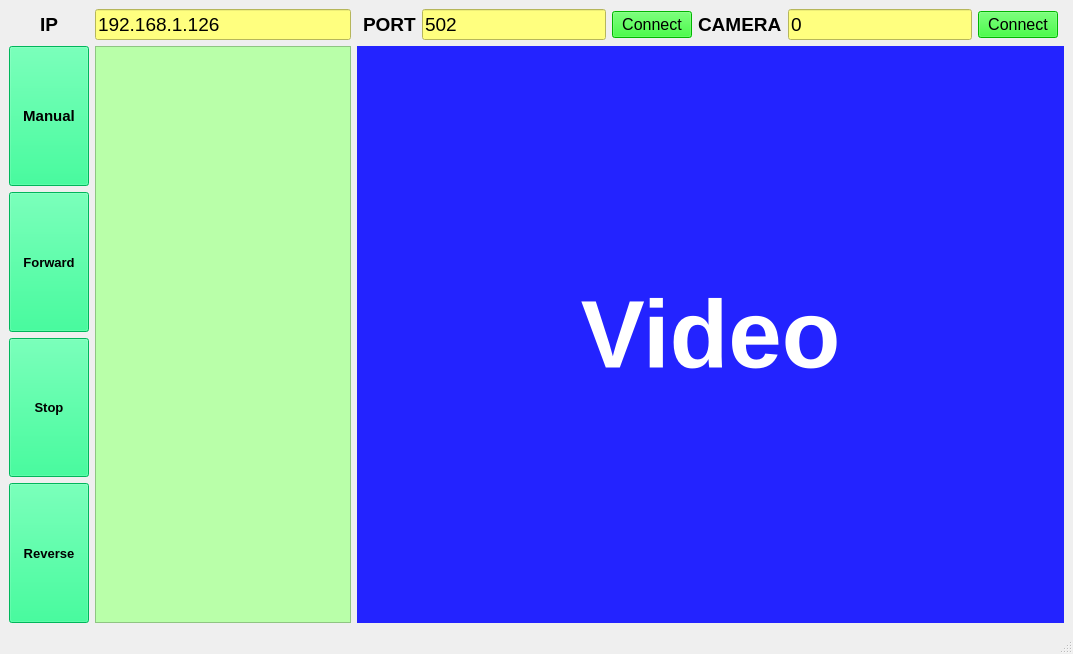
<?xml version="1.0" encoding="UTF-8"?>
<ui version="4.0">
 <class>Window</class>
 <widget class="QMainWindow" name="Window">
  <property name="windowModality">
   <enum>Qt::ApplicationModal</enum>
  </property>
  <property name="geometry">
   <rect>
    <x>0</x>
    <y>0</y>
    <width>1073</width>
    <height>654</height>
   </rect>
  </property>
  <property name="sizePolicy">
   <sizepolicy hsizetype="Expanding" vsizetype="Expanding">
    <horstretch>0</horstretch>
    <verstretch>0</verstretch>
   </sizepolicy>
  </property>
  <property name="minimumSize">
   <size>
    <width>1000</width>
    <height>500</height>
   </size>
  </property>
  <property name="windowTitle">
   <string>PLC Controls</string>
  </property>
  <property name="windowIcon">
   <iconset>
    <normaloff>../../moto/motor/android/app/src/main/res/mipmap-hdpi/ic_launcher.png</normaloff>../../moto/motor/android/app/src/main/res/mipmap-hdpi/ic_launcher.png</iconset>
  </property>
  <property name="styleSheet">
   <string notr="true"/>
  </property>
  <widget class="QWidget" name="centralwidget">
   <property name="minimumSize">
    <size>
     <width>1006</width>
     <height>0</height>
    </size>
   </property>
   <layout class="QGridLayout" name="gridLayout">
    <item row="0" column="9">
     <widget class="QPushButton" name="CAMERA_CONNECT">
      <property name="font">
       <font>
        <pointsize>12</pointsize>
       </font>
      </property>
      <property name="cursor">
       <cursorShape>PointingHandCursor</cursorShape>
      </property>
      <property name="styleSheet">
       <string notr="true">background-color: rgb(0, 255, 0);
color: rgb(0, 0, 0);</string>
      </property>
      <property name="text">
       <string>Connect</string>
      </property>
     </widget>
    </item>
    <item row="0" column="5">
     <widget class="QLineEdit" name="PORT">
      <property name="font">
       <font>
        <pointsize>14</pointsize>
       </font>
      </property>
      <property name="styleSheet">
       <string notr="true">background-color: rgb(255, 255, 127);
color: rgb(0, 0, 0);</string>
      </property>
      <property name="text">
       <string>502</string>
      </property>
     </widget>
    </item>
    <item row="0" column="8">
     <widget class="QLineEdit" name="CAMERA">
      <property name="font">
       <font>
        <pointsize>14</pointsize>
       </font>
      </property>
      <property name="styleSheet">
       <string notr="true">background-color: rgb(255, 255, 127);
color: rgb(0, 0, 0);</string>
      </property>
      <property name="text">
       <string>0</string>
      </property>
     </widget>
    </item>
    <item row="2" column="2" rowspan="4">
     <widget class="QTextEdit" name="SHOW_TEXT">
      <property name="styleSheet">
       <string notr="true">background-color: rgb(185, 255, 169);</string>
      </property>
     </widget>
    </item>
    <item row="0" column="6">
     <widget class="QPushButton" name="IP_CONNECT">
      <property name="font">
       <font>
        <pointsize>12</pointsize>
       </font>
      </property>
      <property name="cursor">
       <cursorShape>PointingHandCursor</cursorShape>
      </property>
      <property name="styleSheet">
       <string notr="true">background-color: rgb(0,255, 0);
color: rgb(0, 0, 0);</string>
      </property>
      <property name="text">
       <string>Connect</string>
      </property>
     </widget>
    </item>
    <item row="0" column="4">
     <widget class="QLabel" name="label_3">
      <property name="font">
       <font>
        <pointsize>14</pointsize>
        <weight>75</weight>
        <bold>true</bold>
       </font>
      </property>
      <property name="text">
       <string>PORT</string>
      </property>
     </widget>
    </item>
    <item row="5" column="0">
     <widget class="QPushButton" name="Reverse">
      <property name="sizePolicy">
       <sizepolicy hsizetype="Preferred" vsizetype="Preferred">
        <horstretch>0</horstretch>
        <verstretch>0</verstretch>
       </sizepolicy>
      </property>
      <property name="sizeIncrement">
       <size>
        <width>0</width>
        <height>0</height>
       </size>
      </property>
      <property name="baseSize">
       <size>
        <width>0</width>
        <height>0</height>
       </size>
      </property>
      <property name="font">
       <font>
        <pointsize>10</pointsize>
        <weight>75</weight>
        <bold>true</bold>
       </font>
      </property>
      <property name="cursor">
       <cursorShape>PointingHandCursor</cursorShape>
      </property>
      <property name="layoutDirection">
       <enum>Qt::LeftToRight</enum>
      </property>
      <property name="styleSheet">
       <string notr="true">background-color: rgb(0, 255, 127);
color: rgb(0, 0, 0);</string>
      </property>
      <property name="text">
       <string>Reverse</string>
      </property>
      <property name="iconSize">
       <size>
        <width>9</width>
        <height>13</height>
       </size>
      </property>
     </widget>
    </item>
    <item row="2" column="3" rowspan="4" colspan="8">
     <widget class="QLabel" name="camera">
      <property name="font">
       <font>
        <pointsize>72</pointsize>
        <weight>75</weight>
        <bold>true</bold>
       </font>
      </property>
      <property name="styleSheet">
       <string notr="true">background-color: rgb(35, 35, 255);
color: rgb(255, 255, 255);</string>
      </property>
      <property name="text">
       <string>Video</string>
      </property>
      <property name="alignment">
       <set>Qt::AlignCenter</set>
      </property>
     </widget>
    </item>
    <item row="0" column="0">
     <widget class="QLabel" name="label_ip">
      <property name="font">
       <font>
        <pointsize>14</pointsize>
        <weight>75</weight>
        <bold>true</bold>
       </font>
      </property>
      <property name="text">
       <string>IP</string>
      </property>
      <property name="alignment">
       <set>Qt::AlignCenter</set>
      </property>
     </widget>
    </item>
    <item row="0" column="7">
     <widget class="QLabel" name="label_2">
      <property name="font">
       <font>
        <pointsize>14</pointsize>
        <weight>75</weight>
        <bold>true</bold>
       </font>
      </property>
      <property name="text">
       <string>CAMERA</string>
      </property>
     </widget>
    </item>
    <item row="0" column="2">
     <widget class="QLineEdit" name="IP">
      <property name="font">
       <font>
        <pointsize>14</pointsize>
       </font>
      </property>
      <property name="styleSheet">
       <string notr="true">background-color: rgb(255, 255, 127);
color: rgb(0, 0, 0);</string>
      </property>
      <property name="inputMask">
       <string/>
      </property>
      <property name="text">
       <string>192.168.1.126</string>
      </property>
     </widget>
    </item>
    <item row="4" column="0">
     <widget class="QPushButton" name="Stop">
      <property name="sizePolicy">
       <sizepolicy hsizetype="Preferred" vsizetype="Preferred">
        <horstretch>0</horstretch>
        <verstretch>0</verstretch>
       </sizepolicy>
      </property>
      <property name="font">
       <font>
        <pointsize>10</pointsize>
        <weight>75</weight>
        <bold>true</bold>
       </font>
      </property>
      <property name="cursor">
       <cursorShape>PointingHandCursor</cursorShape>
      </property>
      <property name="styleSheet">
       <string notr="true">color: rgb(0, 0, 0);
background-color: rgb(0, 255, 127);</string>
      </property>
      <property name="text">
       <string>Stop</string>
      </property>
     </widget>
    </item>
    <item row="3" column="0">
     <widget class="QPushButton" name="Forward">
      <property name="enabled">
       <bool>true</bool>
      </property>
      <property name="sizePolicy">
       <sizepolicy hsizetype="Preferred" vsizetype="Preferred">
        <horstretch>0</horstretch>
        <verstretch>0</verstretch>
       </sizepolicy>
      </property>
      <property name="minimumSize">
       <size>
        <width>80</width>
        <height>0</height>
       </size>
      </property>
      <property name="baseSize">
       <size>
        <width>0</width>
        <height>0</height>
       </size>
      </property>
      <property name="font">
       <font>
        <pointsize>10</pointsize>
        <weight>75</weight>
        <bold>true</bold>
       </font>
      </property>
      <property name="cursor">
       <cursorShape>PointingHandCursor</cursorShape>
      </property>
      <property name="mouseTracking">
       <bool>true</bool>
      </property>
      <property name="focusPolicy">
       <enum>Qt::ClickFocus</enum>
      </property>
      <property name="contextMenuPolicy">
       <enum>Qt::NoContextMenu</enum>
      </property>
      <property name="toolTipDuration">
       <number>0</number>
      </property>
      <property name="layoutDirection">
       <enum>Qt::LeftToRight</enum>
      </property>
      <property name="styleSheet">
       <string notr="true">background-color: rgb(0, 255, 127);
color: rgb(0, 0, 0);</string>
      </property>
      <property name="text">
       <string>Forward</string>
      </property>
      <property name="iconSize">
       <size>
        <width>20</width>
        <height>20</height>
       </size>
      </property>
      <property name="checkable">
       <bool>false</bool>
      </property>
      <property name="checked">
       <bool>false</bool>
      </property>
      <property name="autoRepeat">
       <bool>false</bool>
      </property>
      <property name="autoExclusive">
       <bool>false</bool>
      </property>
     </widget>
    </item>
    <item row="2" column="0">
     <widget class="QPushButton" name="Auto">
      <property name="sizePolicy">
       <sizepolicy hsizetype="Preferred" vsizetype="Preferred">
        <horstretch>0</horstretch>
        <verstretch>0</verstretch>
       </sizepolicy>
      </property>
      <property name="font">
       <font>
        <pointsize>11</pointsize>
        <weight>75</weight>
        <bold>true</bold>
       </font>
      </property>
      <property name="styleSheet">
       <string notr="true">color: rgb(0, 0, 0);
background-color: rgb(0, 255, 127);</string>
      </property>
      <property name="text">
       <string>Manual</string>
      </property>
     </widget>
    </item>
   </layout>
  </widget>
  <widget class="QStatusBar" name="statusbar"/>
 </widget>
 <resources/>
 <connections/>
</ui>
